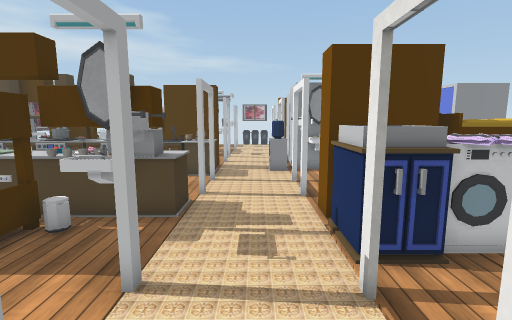
[1] (above)

24 first-person views from a walk through a scene from a Unity 3-D project. The camera is 1.3 m above the floor, tilts 8° down and sees 85° across. Doors are open. The floor is counted in squares, 0.5 m on a side. Each view is taken from the middle of a square. On the plan, view 1 faces up. The plan holds only what a view shows up to about 19 squares ahead; the rest is blank. The player character is not drawn. Some animated figures are not drawn. Some surface patterns are stand-ins.

[2]
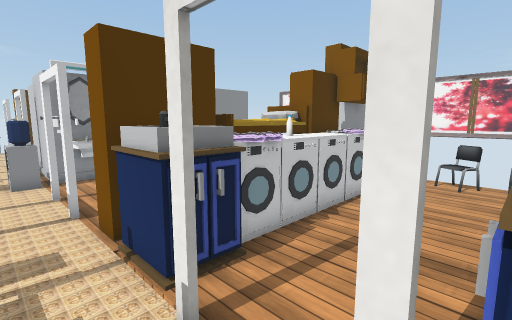

[3]
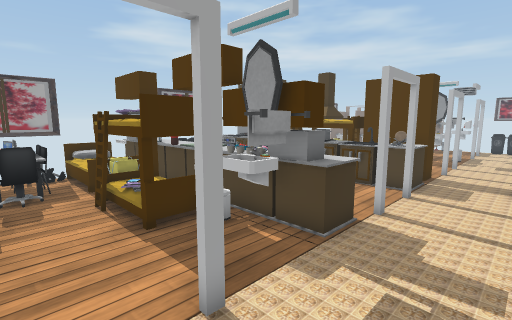

[4]
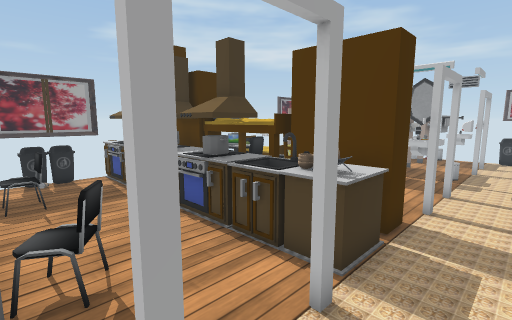

[5]
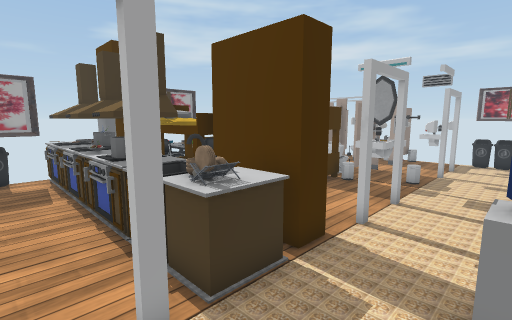

[6]
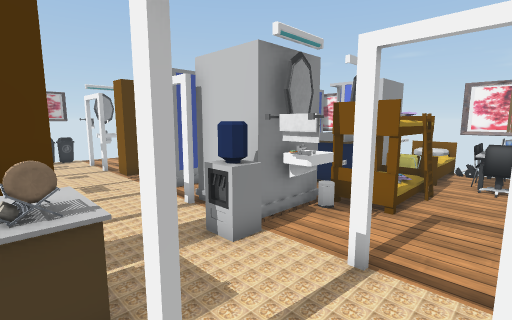

[7]
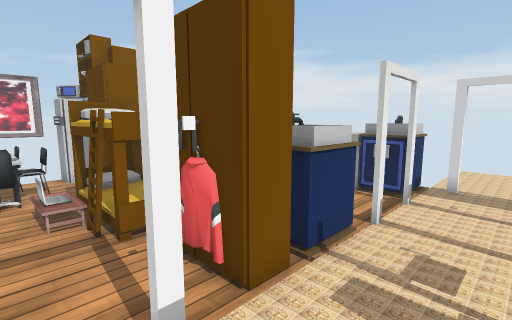

[8]
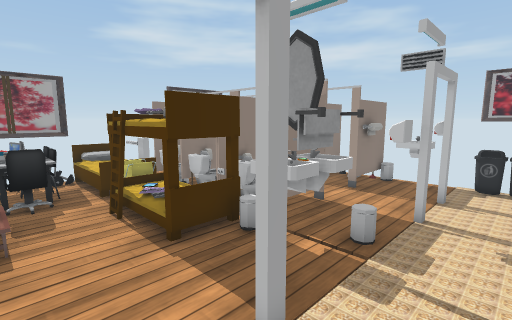

[9]
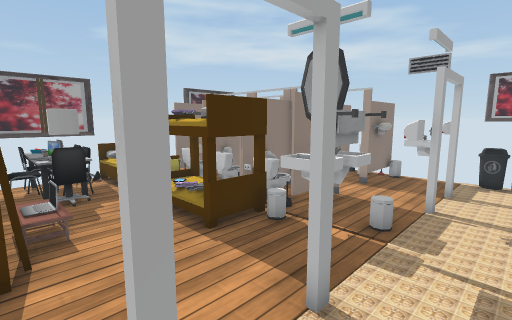

[10]
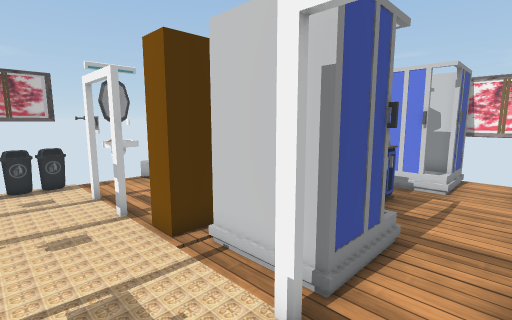

[11]
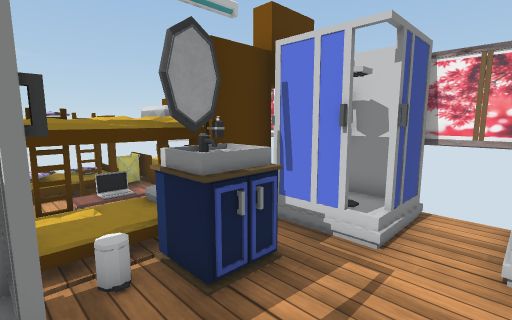

[12]
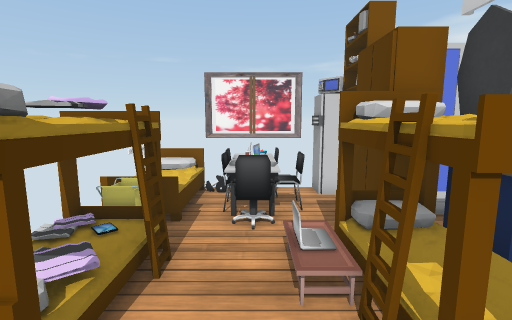

[13]
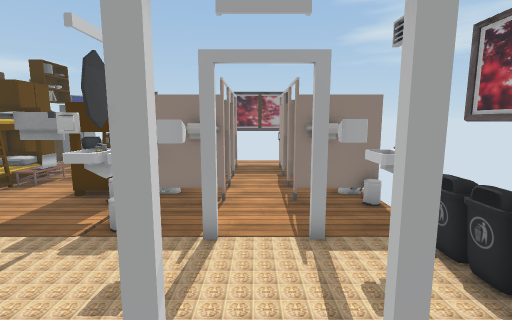

[14]
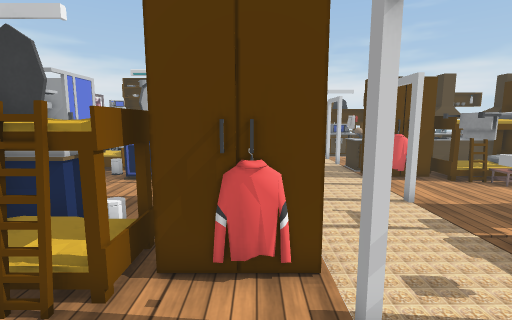

[15]
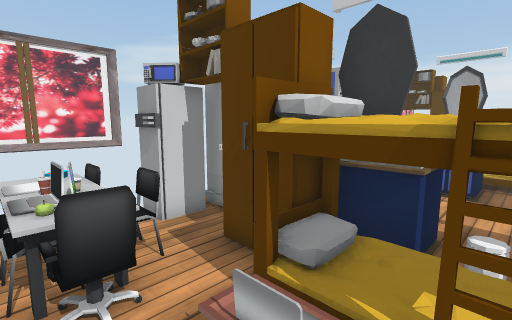

[16]
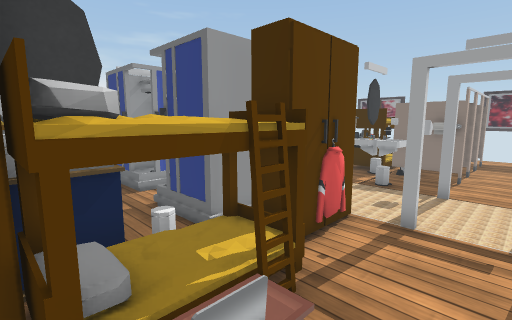

[17]
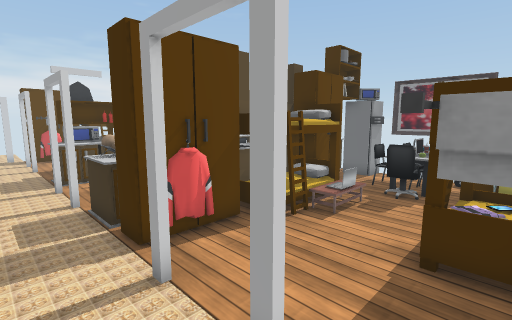

[18]
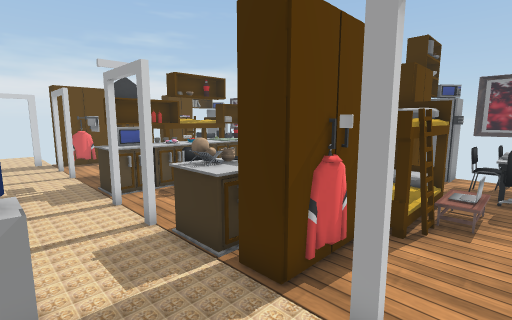

[19]
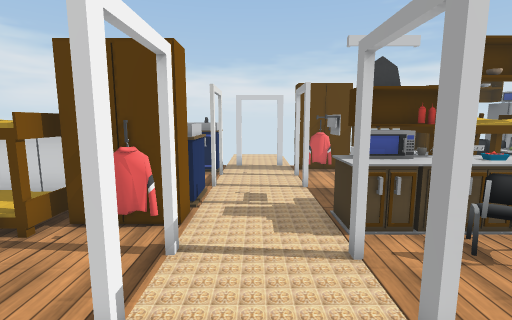

[20]
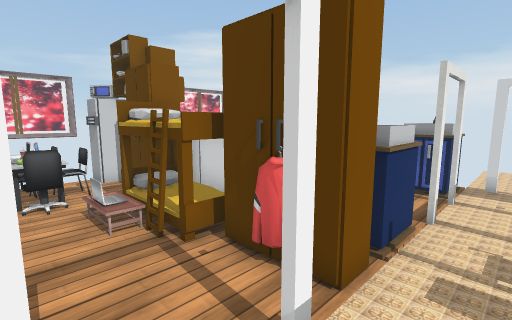

[21]
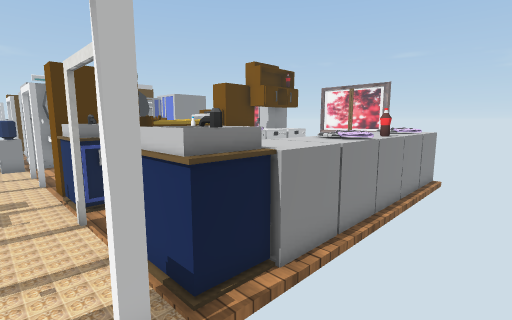

[22]
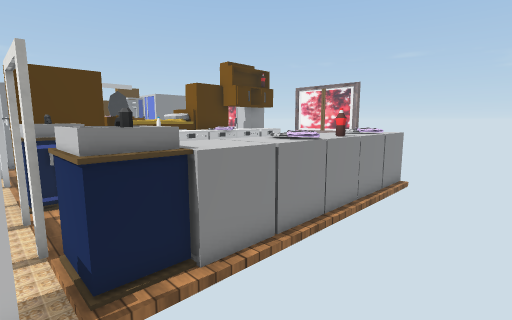

[23]
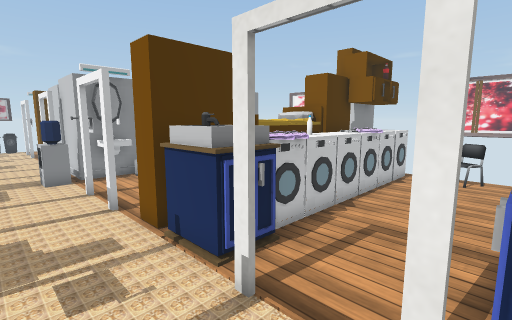

[24]
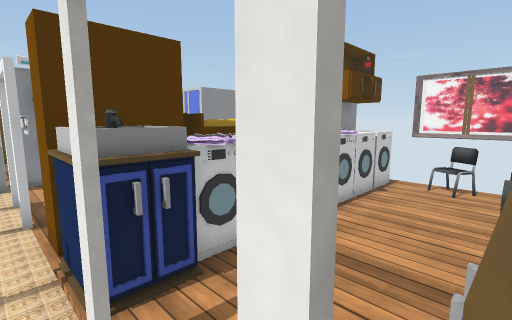

### Floor plan
Key: @ floor where view 1 was taken; # wall or solid block; x gap in a wall; . main floor; : floor 0.25 m higher than the main floor; + floor 0.5 m higher than the main floor; / step, stairs or slope; D open door; = window, fence, low wall or low ledge; ^ raised ledge; v drop or lower ground; F fridge; C closet; W water cooler; M mirror; B bed; S sink; A machine; H chair; R dryer; T table; I bin; L toilet; O other object.
Columns run from 14 left of view 1 to 14 right of it. Each row starts with its distance up from view 1.
 31          #S##IOI#MM  BBBB
 30           SS.III#SS BBBB+
 29 x     .#.##.R...x..BBBBB+++ #
 28 #..LLDD#DD..D...D.......THHH#
 27 #...........D...D......HOOOO#
 26 #..DDDD#D#..#...#...=:O .OHH#
 25    #.#.#.##.R...C#CC^^^^...FF
 24  = OOO=#/#SS....CC C^^^CCC F
 23 B#  vBB#BBMM#....OOO.OOCCCOF
 22 BB  v#BBBBSS#...O  O OOO O:O
 21 #BOO.BB#BB......O  O  OO OOO
 20 #OOH........D...#OO      OOOO
 19 # OOH.......D...D           O
 18 #.OOT.OO....D...DOO.      OOO
 17 #FH..^^^^####...O:OO OOO OO
 16  F.CC#^^^CCCC...OOOO O O OOO
 15 FF#CCCOOOCCCC..WWMMOOOOO OOO#
 14  OOOOOOOOOOOO..WOOOOOOOOO  OO
 13 OOOOOOOOOOOOO...O  OOOOOO   O
 12 OO          D...O     O  OOOO
 11 OO          D...D      OOOOOO
 10 OO OO    O .D...O    OO.OOOOO
  9 OOOOOOOOOOOOO....  OOOOO.OOOO
  8  O OOOOOOOOOO...OOOOOOOOOO OO
  7 O#OOOBBBBBMMO...S   AAAA    O
  6 BB   #BBBBSS#...SS  AAAAA AA
  5 #OOO.BBBBB......SSAAAAAAAAAA#
  4 #OOH..B.....D...#...........#
  3 # O H.......D...D..........O#
  2    TT.OO....D...D..........H#
  1  FO  ^ ^^ .=#...SSSAAA A A  A
  0  F   #   CCCC.@.SS AAAAAAAAA
 -1  F   C  ^C  CDD#SSSAAAAAAAAAA
 -2              ...
 -3              ...
 -4              ...
 -5              ...
 -6               ..

Positions as (right, up) in squares from view 1, and headings:
1: (0, 0), facing up
2: (0, 1), facing up-right
3: (1, 2), facing up-left
4: (0, 9), facing up-left
5: (1, 11), facing up-left
6: (-3, 10), facing up-right
7: (-1, 11), facing down-right
8: (0, 18), facing up-left
9: (0, 17), facing up-left
10: (-1, 18), facing up-right
11: (5, 18), facing up-right
12: (3, 27), facing right
13: (4, 27), facing left
14: (3, 29), facing down
15: (6, 28), facing down-right
16: (9, 28), facing down-left
17: (0, 22), facing down-left
18: (1, 19), facing down-left
19: (0, 15), facing down
20: (0, 12), facing down-right
21: (0, -4), facing up-right
22: (1, -5), facing up-right
23: (-1, 1), facing up-right
24: (1, 1), facing up-right
